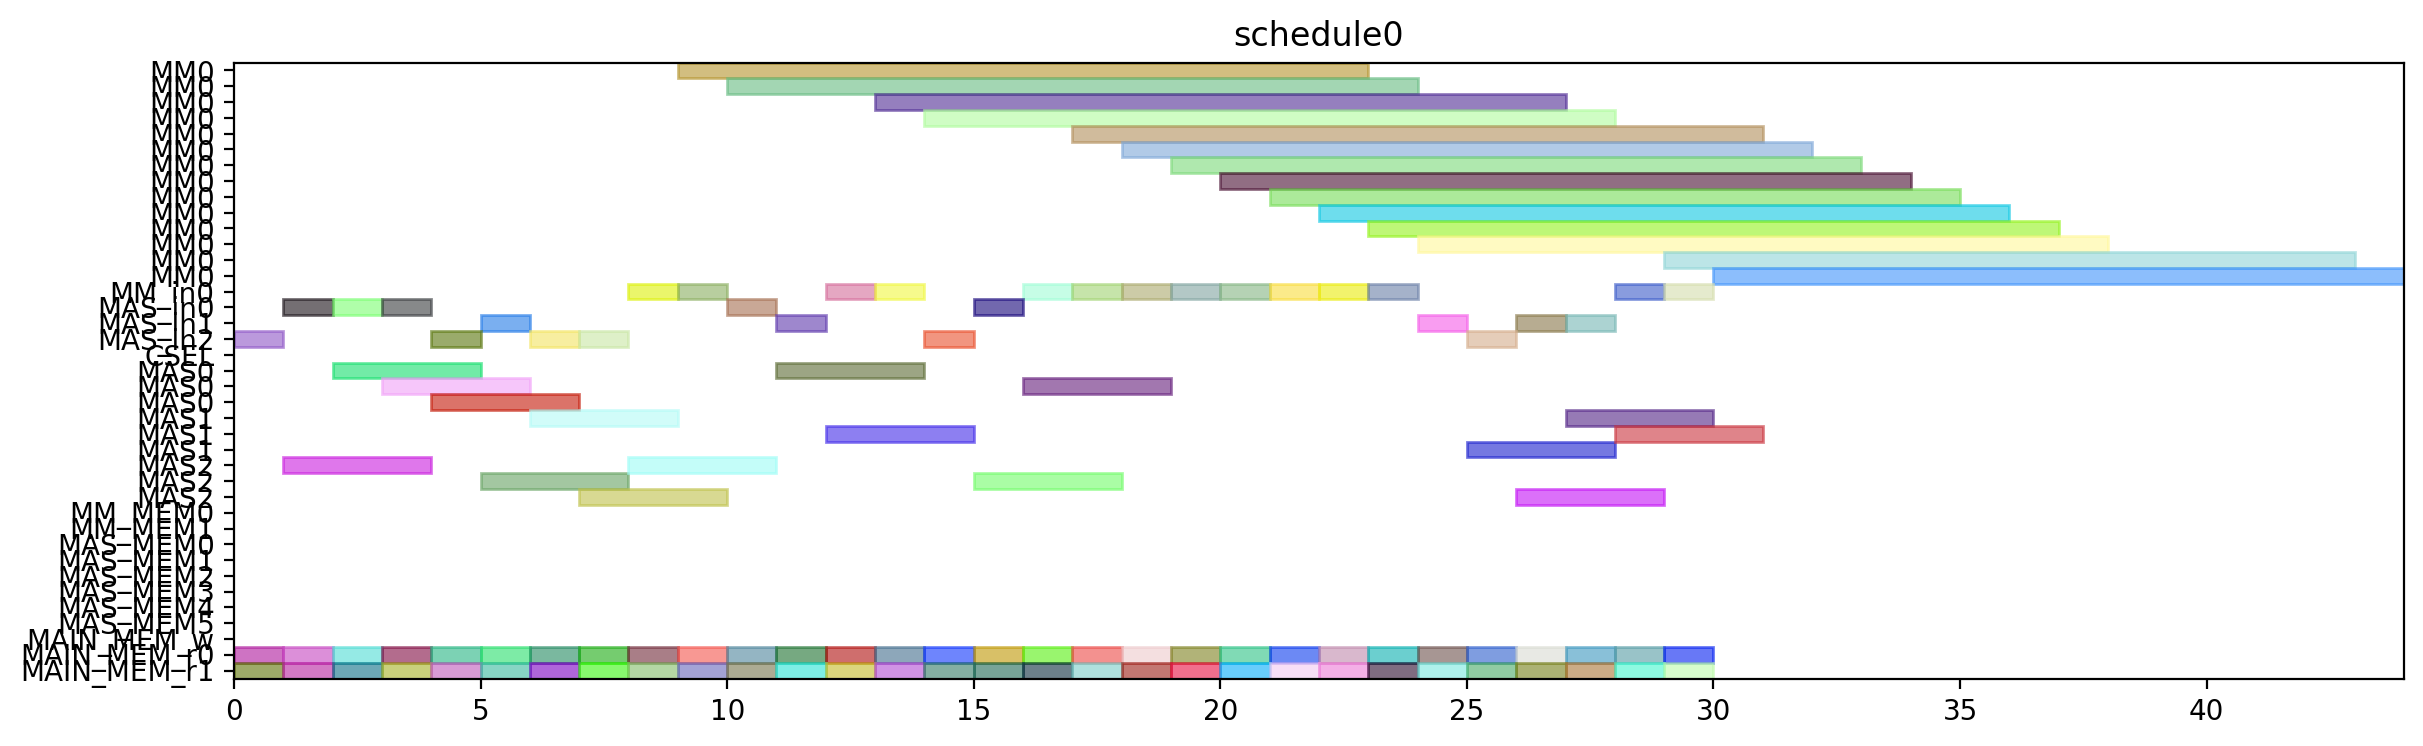

Reproduce this figure in Python.
from pyschedule import Scenario, solvers, plotters, alt


def solve():
	horizon = 120
	S = Scenario("schedule0", horizon=horizon)

	# resource
	MM = S.Resources('MM', num=1, size=14)
	MM_in = S.Resources('MM_in', num=1)
	MAS_in = S.Resources('MAS_in', num=3)
	CSEL = S.Resource('CSEL')
	MAS = S.Resources('MAS', num=3, size=3, periods=range(1, horizon))
	MM_MEM = S.Resources('MM_MEM', num=2)
	MAS_MEM = S.Resources('MAS_MEM', num=6)
	MAIN_MEM_w = S.Resource('MAIN_MEM_w', size=1)
	MAIN_MEM_r = S.Resources('MAIN_MEM_r', num=2)

	# result of previous scheduling

	# new tasks
	r1_t0 = S.Task('r1_t0', length=14, delay_cost=1)
	r1_t0 += alt(MM)
	r1_t0_in = S.Task('r1_t0_in', length=1, delay_cost=1)
	r1_t0_in += alt(MM_in)
	S += r1_t0_in*MM_in[0]<=r1_t0*MM[0]
	r1_t0_mem0 = S.Task('r1_t0_mem0', length=1, delay_cost=1)
	r1_t0_mem0 += MAIN_MEM_r[0]
	S += r1_t0_mem0 <= r1_t0

	r1_t0_mem1 = S.Task('r1_t0_mem1', length=1, delay_cost=1)
	r1_t0_mem1 += MAIN_MEM_r[1]
	S += r1_t0_mem1 <= r1_t0

	r1_t1 = S.Task('r1_t1', length=14, delay_cost=1)
	r1_t1 += alt(MM)
	r1_t1_in = S.Task('r1_t1_in', length=1, delay_cost=1)
	r1_t1_in += alt(MM_in)
	S += r1_t1_in*MM_in[0]<=r1_t1*MM[0]
	r1_t1_mem0 = S.Task('r1_t1_mem0', length=1, delay_cost=1)
	r1_t1_mem0 += MAIN_MEM_r[0]
	S += r1_t1_mem0 <= r1_t1

	r1_t1_mem1 = S.Task('r1_t1_mem1', length=1, delay_cost=1)
	r1_t1_mem1 += MAIN_MEM_r[1]
	S += r1_t1_mem1 <= r1_t1

	r1_t2 = S.Task('r1_t2', length=3, delay_cost=1)
	r1_t2 += alt(MAS)
	r1_t2_in = S.Task('r1_t2_in', length=1, delay_cost=1)
	r1_t2_in += alt(MAS_in)
	S += r1_t2_in*MAS_in[0]<=r1_t2*MAS[0]

	S += r1_t2_in*MAS_in[1]<=r1_t2*MAS[1]

	S += r1_t2_in*MAS_in[2]<=r1_t2*MAS[2]

	r1_t2_mem0 = S.Task('r1_t2_mem0', length=1, delay_cost=1)
	r1_t2_mem0 += MAIN_MEM_r[0]
	S += r1_t2_mem0 <= r1_t2

	r1_t2_mem1 = S.Task('r1_t2_mem1', length=1, delay_cost=1)
	r1_t2_mem1 += MAIN_MEM_r[1]
	S += r1_t2_mem1 <= r1_t2

	r1_t3 = S.Task('r1_t3', length=3, delay_cost=1)
	r1_t3 += alt(MAS)
	r1_t3_in = S.Task('r1_t3_in', length=1, delay_cost=1)
	r1_t3_in += alt(MAS_in)
	S += r1_t3_in*MAS_in[0]<=r1_t3*MAS[0]

	S += r1_t3_in*MAS_in[1]<=r1_t3*MAS[1]

	S += r1_t3_in*MAS_in[2]<=r1_t3*MAS[2]

	r1_t3_mem0 = S.Task('r1_t3_mem0', length=1, delay_cost=1)
	r1_t3_mem0 += MAIN_MEM_r[0]
	S += r1_t3_mem0 <= r1_t3

	r1_t3_mem1 = S.Task('r1_t3_mem1', length=1, delay_cost=1)
	r1_t3_mem1 += MAIN_MEM_r[1]
	S += r1_t3_mem1 <= r1_t3

	r3_t0 = S.Task('r3_t0', length=14, delay_cost=1)
	r3_t0 += alt(MM)
	r3_t0_in = S.Task('r3_t0_in', length=1, delay_cost=1)
	r3_t0_in += alt(MM_in)
	S += r3_t0_in*MM_in[0]<=r3_t0*MM[0]
	r3_t0_mem0 = S.Task('r3_t0_mem0', length=1, delay_cost=1)
	r3_t0_mem0 += MAIN_MEM_r[0]
	S += r3_t0_mem0 <= r3_t0

	r3_t0_mem1 = S.Task('r3_t0_mem1', length=1, delay_cost=1)
	r3_t0_mem1 += MAIN_MEM_r[1]
	S += r3_t0_mem1 <= r3_t0

	r3_t1 = S.Task('r3_t1', length=14, delay_cost=1)
	r3_t1 += alt(MM)
	r3_t1_in = S.Task('r3_t1_in', length=1, delay_cost=1)
	r3_t1_in += alt(MM_in)
	S += r3_t1_in*MM_in[0]<=r3_t1*MM[0]
	r3_t1_mem0 = S.Task('r3_t1_mem0', length=1, delay_cost=1)
	r3_t1_mem0 += MAIN_MEM_r[0]
	S += r3_t1_mem0 <= r3_t1

	r3_t1_mem1 = S.Task('r3_t1_mem1', length=1, delay_cost=1)
	r3_t1_mem1 += MAIN_MEM_r[1]
	S += r3_t1_mem1 <= r3_t1

	r3_t2 = S.Task('r3_t2', length=3, delay_cost=1)
	r3_t2 += alt(MAS)
	r3_t2_in = S.Task('r3_t2_in', length=1, delay_cost=1)
	r3_t2_in += alt(MAS_in)
	S += r3_t2_in*MAS_in[0]<=r3_t2*MAS[0]

	S += r3_t2_in*MAS_in[1]<=r3_t2*MAS[1]

	S += r3_t2_in*MAS_in[2]<=r3_t2*MAS[2]

	r3_t2_mem0 = S.Task('r3_t2_mem0', length=1, delay_cost=1)
	r3_t2_mem0 += MAIN_MEM_r[0]
	S += r3_t2_mem0 <= r3_t2

	r3_t2_mem1 = S.Task('r3_t2_mem1', length=1, delay_cost=1)
	r3_t2_mem1 += MAIN_MEM_r[1]
	S += r3_t2_mem1 <= r3_t2

	r3_t3 = S.Task('r3_t3', length=3, delay_cost=1)
	r3_t3 += alt(MAS)
	r3_t3_in = S.Task('r3_t3_in', length=1, delay_cost=1)
	r3_t3_in += alt(MAS_in)
	S += r3_t3_in*MAS_in[0]<=r3_t3*MAS[0]

	S += r3_t3_in*MAS_in[1]<=r3_t3*MAS[1]

	S += r3_t3_in*MAS_in[2]<=r3_t3*MAS[2]

	r3_t3_mem0 = S.Task('r3_t3_mem0', length=1, delay_cost=1)
	r3_t3_mem0 += MAIN_MEM_r[0]
	S += r3_t3_mem0 <= r3_t3

	r3_t3_mem1 = S.Task('r3_t3_mem1', length=1, delay_cost=1)
	r3_t3_mem1 += MAIN_MEM_r[1]
	S += r3_t3_mem1 <= r3_t3

	r4_t0 = S.Task('r4_t0', length=14, delay_cost=1)
	r4_t0 += alt(MM)
	r4_t0_in = S.Task('r4_t0_in', length=1, delay_cost=1)
	r4_t0_in += alt(MM_in)
	S += r4_t0_in*MM_in[0]<=r4_t0*MM[0]
	r4_t0_mem0 = S.Task('r4_t0_mem0', length=1, delay_cost=1)
	r4_t0_mem0 += MAIN_MEM_r[0]
	S += r4_t0_mem0 <= r4_t0

	r4_t0_mem1 = S.Task('r4_t0_mem1', length=1, delay_cost=1)
	r4_t0_mem1 += MAIN_MEM_r[1]
	S += r4_t0_mem1 <= r4_t0

	r4_t1 = S.Task('r4_t1', length=14, delay_cost=1)
	r4_t1 += alt(MM)
	r4_t1_in = S.Task('r4_t1_in', length=1, delay_cost=1)
	r4_t1_in += alt(MM_in)
	S += r4_t1_in*MM_in[0]<=r4_t1*MM[0]
	r4_t1_mem0 = S.Task('r4_t1_mem0', length=1, delay_cost=1)
	r4_t1_mem0 += MAIN_MEM_r[0]
	S += r4_t1_mem0 <= r4_t1

	r4_t1_mem1 = S.Task('r4_t1_mem1', length=1, delay_cost=1)
	r4_t1_mem1 += MAIN_MEM_r[1]
	S += r4_t1_mem1 <= r4_t1

	r4_t2 = S.Task('r4_t2', length=3, delay_cost=1)
	r4_t2 += alt(MAS)
	r4_t2_in = S.Task('r4_t2_in', length=1, delay_cost=1)
	r4_t2_in += alt(MAS_in)
	S += r4_t2_in*MAS_in[0]<=r4_t2*MAS[0]

	S += r4_t2_in*MAS_in[1]<=r4_t2*MAS[1]

	S += r4_t2_in*MAS_in[2]<=r4_t2*MAS[2]

	r4_t2_mem0 = S.Task('r4_t2_mem0', length=1, delay_cost=1)
	r4_t2_mem0 += MAIN_MEM_r[0]
	S += r4_t2_mem0 <= r4_t2

	r4_t2_mem1 = S.Task('r4_t2_mem1', length=1, delay_cost=1)
	r4_t2_mem1 += MAIN_MEM_r[1]
	S += r4_t2_mem1 <= r4_t2

	r4_t3 = S.Task('r4_t3', length=3, delay_cost=1)
	r4_t3 += alt(MAS)
	r4_t3_in = S.Task('r4_t3_in', length=1, delay_cost=1)
	r4_t3_in += alt(MAS_in)
	S += r4_t3_in*MAS_in[0]<=r4_t3*MAS[0]

	S += r4_t3_in*MAS_in[1]<=r4_t3*MAS[1]

	S += r4_t3_in*MAS_in[2]<=r4_t3*MAS[2]

	r4_t3_mem0 = S.Task('r4_t3_mem0', length=1, delay_cost=1)
	r4_t3_mem0 += MAIN_MEM_r[0]
	S += r4_t3_mem0 <= r4_t3

	r4_t3_mem1 = S.Task('r4_t3_mem1', length=1, delay_cost=1)
	r4_t3_mem1 += MAIN_MEM_r[1]
	S += r4_t3_mem1 <= r4_t3

	r5_t0 = S.Task('r5_t0', length=14, delay_cost=1)
	r5_t0 += alt(MM)
	r5_t0_in = S.Task('r5_t0_in', length=1, delay_cost=1)
	r5_t0_in += alt(MM_in)
	S += r5_t0_in*MM_in[0]<=r5_t0*MM[0]
	r5_t0_mem0 = S.Task('r5_t0_mem0', length=1, delay_cost=1)
	r5_t0_mem0 += MAIN_MEM_r[0]
	S += r5_t0_mem0 <= r5_t0

	r5_t0_mem1 = S.Task('r5_t0_mem1', length=1, delay_cost=1)
	r5_t0_mem1 += MAIN_MEM_r[1]
	S += r5_t0_mem1 <= r5_t0

	r5_t1 = S.Task('r5_t1', length=14, delay_cost=1)
	r5_t1 += alt(MM)
	r5_t1_in = S.Task('r5_t1_in', length=1, delay_cost=1)
	r5_t1_in += alt(MM_in)
	S += r5_t1_in*MM_in[0]<=r5_t1*MM[0]
	r5_t1_mem0 = S.Task('r5_t1_mem0', length=1, delay_cost=1)
	r5_t1_mem0 += MAIN_MEM_r[0]
	S += r5_t1_mem0 <= r5_t1

	r5_t1_mem1 = S.Task('r5_t1_mem1', length=1, delay_cost=1)
	r5_t1_mem1 += MAIN_MEM_r[1]
	S += r5_t1_mem1 <= r5_t1

	r5_t2 = S.Task('r5_t2', length=3, delay_cost=1)
	r5_t2 += alt(MAS)
	r5_t2_in = S.Task('r5_t2_in', length=1, delay_cost=1)
	r5_t2_in += alt(MAS_in)
	S += r5_t2_in*MAS_in[0]<=r5_t2*MAS[0]

	S += r5_t2_in*MAS_in[1]<=r5_t2*MAS[1]

	S += r5_t2_in*MAS_in[2]<=r5_t2*MAS[2]

	r5_t2_mem0 = S.Task('r5_t2_mem0', length=1, delay_cost=1)
	r5_t2_mem0 += MAIN_MEM_r[0]
	S += r5_t2_mem0 <= r5_t2

	r5_t2_mem1 = S.Task('r5_t2_mem1', length=1, delay_cost=1)
	r5_t2_mem1 += MAIN_MEM_r[1]
	S += r5_t2_mem1 <= r5_t2

	r5_t3 = S.Task('r5_t3', length=3, delay_cost=1)
	r5_t3 += alt(MAS)
	r5_t3_in = S.Task('r5_t3_in', length=1, delay_cost=1)
	r5_t3_in += alt(MAS_in)
	S += r5_t3_in*MAS_in[0]<=r5_t3*MAS[0]

	S += r5_t3_in*MAS_in[1]<=r5_t3*MAS[1]

	S += r5_t3_in*MAS_in[2]<=r5_t3*MAS[2]

	r5_t3_mem0 = S.Task('r5_t3_mem0', length=1, delay_cost=1)
	r5_t3_mem0 += MAIN_MEM_r[0]
	S += r5_t3_mem0 <= r5_t3

	r5_t3_mem1 = S.Task('r5_t3_mem1', length=1, delay_cost=1)
	r5_t3_mem1 += MAIN_MEM_r[1]
	S += r5_t3_mem1 <= r5_t3

	r6_t0 = S.Task('r6_t0', length=14, delay_cost=1)
	r6_t0 += alt(MM)
	r6_t0_in = S.Task('r6_t0_in', length=1, delay_cost=1)
	r6_t0_in += alt(MM_in)
	S += r6_t0_in*MM_in[0]<=r6_t0*MM[0]
	r6_t0_mem0 = S.Task('r6_t0_mem0', length=1, delay_cost=1)
	r6_t0_mem0 += MAIN_MEM_r[0]
	S += r6_t0_mem0 <= r6_t0

	r6_t0_mem1 = S.Task('r6_t0_mem1', length=1, delay_cost=1)
	r6_t0_mem1 += MAIN_MEM_r[1]
	S += r6_t0_mem1 <= r6_t0

	r6_t1 = S.Task('r6_t1', length=14, delay_cost=1)
	r6_t1 += alt(MM)
	r6_t1_in = S.Task('r6_t1_in', length=1, delay_cost=1)
	r6_t1_in += alt(MM_in)
	S += r6_t1_in*MM_in[0]<=r6_t1*MM[0]
	r6_t1_mem0 = S.Task('r6_t1_mem0', length=1, delay_cost=1)
	r6_t1_mem0 += MAIN_MEM_r[0]
	S += r6_t1_mem0 <= r6_t1

	r6_t1_mem1 = S.Task('r6_t1_mem1', length=1, delay_cost=1)
	r6_t1_mem1 += MAIN_MEM_r[1]
	S += r6_t1_mem1 <= r6_t1

	r6_t2 = S.Task('r6_t2', length=3, delay_cost=1)
	r6_t2 += alt(MAS)
	r6_t2_in = S.Task('r6_t2_in', length=1, delay_cost=1)
	r6_t2_in += alt(MAS_in)
	S += r6_t2_in*MAS_in[0]<=r6_t2*MAS[0]

	S += r6_t2_in*MAS_in[1]<=r6_t2*MAS[1]

	S += r6_t2_in*MAS_in[2]<=r6_t2*MAS[2]

	r6_t2_mem0 = S.Task('r6_t2_mem0', length=1, delay_cost=1)
	r6_t2_mem0 += MAIN_MEM_r[0]
	S += r6_t2_mem0 <= r6_t2

	r6_t2_mem1 = S.Task('r6_t2_mem1', length=1, delay_cost=1)
	r6_t2_mem1 += MAIN_MEM_r[1]
	S += r6_t2_mem1 <= r6_t2

	r6_t3 = S.Task('r6_t3', length=3, delay_cost=1)
	r6_t3 += alt(MAS)
	r6_t3_in = S.Task('r6_t3_in', length=1, delay_cost=1)
	r6_t3_in += alt(MAS_in)
	S += r6_t3_in*MAS_in[0]<=r6_t3*MAS[0]

	S += r6_t3_in*MAS_in[1]<=r6_t3*MAS[1]

	S += r6_t3_in*MAS_in[2]<=r6_t3*MAS[2]

	r6_t3_mem0 = S.Task('r6_t3_mem0', length=1, delay_cost=1)
	r6_t3_mem0 += MAIN_MEM_r[0]
	S += r6_t3_mem0 <= r6_t3

	r6_t3_mem1 = S.Task('r6_t3_mem1', length=1, delay_cost=1)
	r6_t3_mem1 += MAIN_MEM_r[1]
	S += r6_t3_mem1 <= r6_t3

	r9_t2 = S.Task('r9_t2', length=3, delay_cost=1)
	r9_t2 += alt(MAS)
	r9_t2_in = S.Task('r9_t2_in', length=1, delay_cost=1)
	r9_t2_in += alt(MAS_in)
	S += r9_t2_in*MAS_in[0]<=r9_t2*MAS[0]

	S += r9_t2_in*MAS_in[1]<=r9_t2*MAS[1]

	S += r9_t2_in*MAS_in[2]<=r9_t2*MAS[2]

	r9_t2_mem0 = S.Task('r9_t2_mem0', length=1, delay_cost=1)
	r9_t2_mem0 += MAIN_MEM_r[0]
	S += r9_t2_mem0 <= r9_t2

	r9_t2_mem1 = S.Task('r9_t2_mem1', length=1, delay_cost=1)
	r9_t2_mem1 += MAIN_MEM_r[1]
	S += r9_t2_mem1 <= r9_t2

	r12_t0 = S.Task('r12_t0', length=14, delay_cost=1)
	r12_t0 += alt(MM)
	r12_t0_in = S.Task('r12_t0_in', length=1, delay_cost=1)
	r12_t0_in += alt(MM_in)
	S += r12_t0_in*MM_in[0]<=r12_t0*MM[0]
	r12_t0_mem0 = S.Task('r12_t0_mem0', length=1, delay_cost=1)
	r12_t0_mem0 += MAIN_MEM_r[0]
	S += r12_t0_mem0 <= r12_t0

	r12_t0_mem1 = S.Task('r12_t0_mem1', length=1, delay_cost=1)
	r12_t0_mem1 += MAIN_MEM_r[1]
	S += r12_t0_mem1 <= r12_t0

	r12_t1 = S.Task('r12_t1', length=14, delay_cost=1)
	r12_t1 += alt(MM)
	r12_t1_in = S.Task('r12_t1_in', length=1, delay_cost=1)
	r12_t1_in += alt(MM_in)
	S += r12_t1_in*MM_in[0]<=r12_t1*MM[0]
	r12_t1_mem0 = S.Task('r12_t1_mem0', length=1, delay_cost=1)
	r12_t1_mem0 += MAIN_MEM_r[0]
	S += r12_t1_mem0 <= r12_t1

	r12_t1_mem1 = S.Task('r12_t1_mem1', length=1, delay_cost=1)
	r12_t1_mem1 += MAIN_MEM_r[1]
	S += r12_t1_mem1 <= r12_t1

	r12_t2 = S.Task('r12_t2', length=3, delay_cost=1)
	r12_t2 += alt(MAS)
	r12_t2_in = S.Task('r12_t2_in', length=1, delay_cost=1)
	r12_t2_in += alt(MAS_in)
	S += r12_t2_in*MAS_in[0]<=r12_t2*MAS[0]

	S += r12_t2_in*MAS_in[1]<=r12_t2*MAS[1]

	S += r12_t2_in*MAS_in[2]<=r12_t2*MAS[2]

	r12_t2_mem0 = S.Task('r12_t2_mem0', length=1, delay_cost=1)
	r12_t2_mem0 += MAIN_MEM_r[0]
	S += r12_t2_mem0 <= r12_t2

	r12_t2_mem1 = S.Task('r12_t2_mem1', length=1, delay_cost=1)
	r12_t2_mem1 += MAIN_MEM_r[1]
	S += r12_t2_mem1 <= r12_t2

	r12_t3 = S.Task('r12_t3', length=3, delay_cost=1)
	r12_t3 += alt(MAS)
	r12_t3_in = S.Task('r12_t3_in', length=1, delay_cost=1)
	r12_t3_in += alt(MAS_in)
	S += r12_t3_in*MAS_in[0]<=r12_t3*MAS[0]

	S += r12_t3_in*MAS_in[1]<=r12_t3*MAS[1]

	S += r12_t3_in*MAS_in[2]<=r12_t3*MAS[2]

	r12_t3_mem0 = S.Task('r12_t3_mem0', length=1, delay_cost=1)
	r12_t3_mem0 += MAIN_MEM_r[0]
	S += r12_t3_mem0 <= r12_t3

	r12_t3_mem1 = S.Task('r12_t3_mem1', length=1, delay_cost=1)
	r12_t3_mem1 += MAIN_MEM_r[1]
	S += r12_t3_mem1 <= r12_t3

	r13_t0 = S.Task('r13_t0', length=14, delay_cost=1)
	r13_t0 += alt(MM)
	r13_t0_in = S.Task('r13_t0_in', length=1, delay_cost=1)
	r13_t0_in += alt(MM_in)
	S += r13_t0_in*MM_in[0]<=r13_t0*MM[0]
	r13_t0_mem0 = S.Task('r13_t0_mem0', length=1, delay_cost=1)
	r13_t0_mem0 += MAIN_MEM_r[0]
	S += r13_t0_mem0 <= r13_t0

	r13_t0_mem1 = S.Task('r13_t0_mem1', length=1, delay_cost=1)
	r13_t0_mem1 += MAIN_MEM_r[1]
	S += r13_t0_mem1 <= r13_t0

	r13_t1 = S.Task('r13_t1', length=14, delay_cost=1)
	r13_t1 += alt(MM)
	r13_t1_in = S.Task('r13_t1_in', length=1, delay_cost=1)
	r13_t1_in += alt(MM_in)
	S += r13_t1_in*MM_in[0]<=r13_t1*MM[0]
	r13_t1_mem0 = S.Task('r13_t1_mem0', length=1, delay_cost=1)
	r13_t1_mem0 += MAIN_MEM_r[0]
	S += r13_t1_mem0 <= r13_t1

	r13_t1_mem1 = S.Task('r13_t1_mem1', length=1, delay_cost=1)
	r13_t1_mem1 += MAIN_MEM_r[1]
	S += r13_t1_mem1 <= r13_t1

	r13_t2 = S.Task('r13_t2', length=3, delay_cost=1)
	r13_t2 += alt(MAS)
	r13_t2_in = S.Task('r13_t2_in', length=1, delay_cost=1)
	r13_t2_in += alt(MAS_in)
	S += r13_t2_in*MAS_in[0]<=r13_t2*MAS[0]

	S += r13_t2_in*MAS_in[1]<=r13_t2*MAS[1]

	S += r13_t2_in*MAS_in[2]<=r13_t2*MAS[2]

	r13_t2_mem0 = S.Task('r13_t2_mem0', length=1, delay_cost=1)
	r13_t2_mem0 += MAIN_MEM_r[0]
	S += r13_t2_mem0 <= r13_t2

	r13_t2_mem1 = S.Task('r13_t2_mem1', length=1, delay_cost=1)
	r13_t2_mem1 += MAIN_MEM_r[1]
	S += r13_t2_mem1 <= r13_t2

	r13_t3 = S.Task('r13_t3', length=3, delay_cost=1)
	r13_t3 += alt(MAS)
	r13_t3_in = S.Task('r13_t3_in', length=1, delay_cost=1)
	r13_t3_in += alt(MAS_in)
	S += r13_t3_in*MAS_in[0]<=r13_t3*MAS[0]

	S += r13_t3_in*MAS_in[1]<=r13_t3*MAS[1]

	S += r13_t3_in*MAS_in[2]<=r13_t3*MAS[2]

	r13_t3_mem0 = S.Task('r13_t3_mem0', length=1, delay_cost=1)
	r13_t3_mem0 += MAIN_MEM_r[0]
	S += r13_t3_mem0 <= r13_t3

	r13_t3_mem1 = S.Task('r13_t3_mem1', length=1, delay_cost=1)
	r13_t3_mem1 += MAIN_MEM_r[1]
	S += r13_t3_mem1 <= r13_t3

	r16_t3 = S.Task('r16_t3', length=3, delay_cost=1)
	r16_t3 += alt(MAS)
	r16_t3_in = S.Task('r16_t3_in', length=1, delay_cost=1)
	r16_t3_in += alt(MAS_in)
	S += r16_t3_in*MAS_in[0]<=r16_t3*MAS[0]

	S += r16_t3_in*MAS_in[1]<=r16_t3*MAS[1]

	S += r16_t3_in*MAS_in[2]<=r16_t3*MAS[2]

	r16_t3_mem0 = S.Task('r16_t3_mem0', length=1, delay_cost=1)
	r16_t3_mem0 += MAIN_MEM_r[0]
	S += r16_t3_mem0 <= r16_t3

	r16_t3_mem1 = S.Task('r16_t3_mem1', length=1, delay_cost=1)
	r16_t3_mem1 += MAIN_MEM_r[1]
	S += r16_t3_mem1 <= r16_t3

	solvers.mip.solve(S,msg=1,kind='CPLEX',ratio_gap=1.01)

	solution = [['hoge']*len(S.solution()[1]) for i in range(len(S.solution()))]
	for i in range(len(S.solution())):
		for j in range(len(S.solution()[i])):
			solution[i][j]=str(S.solution()[i][j])
	print(solution)

	cycles = int(solution[-1][3])

	pic_file_name = "/mnt/rose/usr1/fukuda/ABE/multiRAM_multiMAS_16mux/scheduling_result/stage14MM1_stage3MAS3/EP2_YRECOVER/schedule0.png"
	if(S.solution() != []):
		plotters.matplotlib.plot(S,img_filename=pic_file_name, show_task_labels=False, fig_size=(cycles*0.25+3, 4))

	return solution
